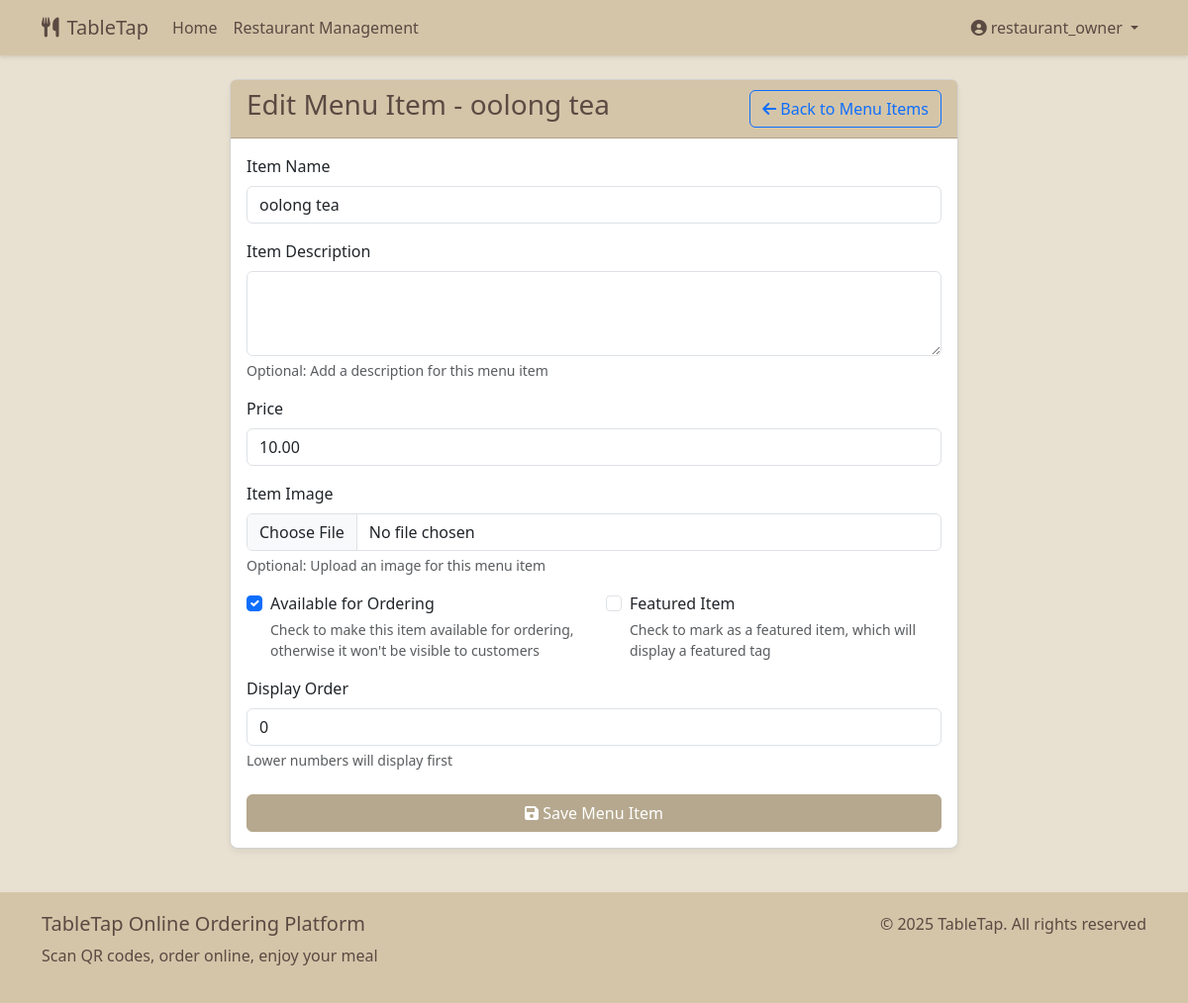
/menu/item/1/update/ (signed in), run on the app's committed database.
### user/models.py (models this page shows, shortened)
class User(AbstractUser):
    USER_TYPE_CHOICES = (
        ('customer', 'Customer'),
        ('restaurant', 'Restaurant Owner'),
        ('admin', 'Administrator'),
    )
    user_type = models.CharField('User Type', max_length=10, choices=USER_TYPE_CHOICES, default='customer')
    phone = models.CharField('Phone Number', max_length=15, blank=True)
    class Meta:
        verbose_name = 'User'
        verbose_name_plural = 'Users'
    @property
    def is_restaurant_owner(self):
        return self.user_type == 'restaurant'

### menu/models.py (models this page shows, shortened)
class MenuItem(models.Model):
    category = models.ForeignKey(Category, on_delete=models.CASCADE, related_name='items')
    name = models.CharField('Item Name', max_length=100)
    description = models.TextField('Item Description', blank=True)
    price = models.DecimalField('Price', max_digits=10, decimal_places=2)
    image = models.ImageField('Item Image', upload_to='menu_items/', blank=True, null=True)
    is_available = models.BooleanField('Available', default=True)
    is_featured = models.BooleanField('Featured', default=False)
    order = models.PositiveSmallIntegerField('Order', default=0)
    created_at = models.DateTimeField('Created Time', auto_now_add=True)
    updated_at = models.DateTimeField('Updated Time', auto_now=True)
    class Meta:
        verbose_name = 'Menu Item'
        verbose_name_plural = 'Menu Items'
        ordering = ['order', 'id']

### menu/views.py (the view)
# urls.py: path('item/<int:item_id>/update/', views.menu_item_update, name='menu_item_update'),
@login_required
def menu_item_update(request, item_id):
    item = get_object_or_404(MenuItem, id=item_id)
    category = item.category
    menu = category.menu
    restaurant = menu.restaurant
    if request.user != restaurant.owner and not request.user.is_superuser:
        return HttpResponseForbidden("You do not have permission to access this page")
    if request.method == 'POST':
        form = MenuItemForm(request.POST, request.FILES, instance=item)
        if form.is_valid():
            form.save()
            return redirect('menu:menu_item_list', category_id=category.id)
    else:
        form = MenuItemForm(instance=item)
    return render(request, 'menu/menu_item_form.html', {
        'form': form,
        'restaurant': restaurant,
        'menu': menu,
        'category': category,
        'item': item
    })

### menu/forms.py
class MenuItemForm(forms.ModelForm):
    class Meta:
        model = MenuItem
        fields = ['name', 'description', 'price', 'image', 'is_available', 'is_featured', 'order']
        widgets = {
            'name': forms.TextInput(attrs={'class': 'form-control'}),
            'description': forms.Textarea(attrs={'class': 'form-control', 'rows': 3}),
            'price': forms.NumberInput(attrs={'class': 'form-control'}),
            'image': forms.FileInput(attrs={'class': 'form-control'}),
            'is_available': forms.CheckboxInput(attrs={'class': 'form-check-input'}),
            'is_featured': forms.CheckboxInput(attrs={'class': 'form-check-input'}),
            'order': forms.NumberInput(attrs={'class': 'form-control'}),
        }

### templates/menu/menu_item_form.html (shortened to what this page needs)
{% extends 'base.html' %}
{% block content %}
<div class="row">
    <div class="col-md-8 offset-md-2">
        <div class="card">
            <div class="card-header">
                <div class="d-flex justify-content-between align-items-center">
                    <h3>{% if item %}Edit Menu Item - {{ item.name }}{% else %}Add Menu Item{% endif %}</h3>
                    <a href="{% url 'menu:menu_item_list' category.id %}" class="btn btn-outline-primary">
                        <i class="fas fa-arrow-left"></i> Back to Menu Items
                    </a>
                </div>
            </div>
            <div class="card-body">
                <form method="post" enctype="multipart/form-data">
                    <div class="mb-3">
                        <label for="{{ form.name.id_for_label }}" class="form-label">Item Name</label>
                        {{ form.name }}
                    </div>
                    <div class="mb-3">
                        <label for="{{ form.description.id_for_label }}" class="form-label">Item Description</label>
                        {{ form.description }}
                        <div class="form-text">Optional: Add a description for this menu item</div>
                    </div>
                    <div class="mb-3">
                        <label for="{{ form.price.id_for_label }}" class="form-label">Price</label>
                        {{ form.price }}
                    </div>
                    <div class="mb-3">
                        <label for="{{ form.image.id_for_label }}" class="form-label">Item Image</label>
                        {{ form.image }}
                        <div class="form-text">Optional: Upload an image for this menu item</div>
                    </div>
                    <div class="row">
                        <div class="col-md-6">
                            <div class="mb-3 form-check">
                                {{ form.is_available }}
                                <label class="form-check-label" for="{{ form.is_available.id_for_label }}">
                                    Available for Ordering
                                </label>
                                <div class="form-text">Check to make this item available for ordering, otherwise it won't be visible to customers</div>
                            </div>
                        </div>
                        <div class="col-md-6">
                            <div class="mb-3 form-check">
                                {{ form.is_featured }}
                                <label class="form-check-label" for="{{ form.is_featured.id_for_label }}">
                                    Featured Item
                                </label>
                                <div class="form-text">Check to mark as a featured item, which will display a featured tag</div>
                            </div>
                        </div>
                    </div>
                    <div class="mb-3">
                        <label for="{{ form.order.id_for_label }}" class="form-label">Display Order</label>
                        {{ form.order }}
                        <div class="form-text">Lower numbers will display first</div>
                    </div>
                    <div class="d-grid gap-2 mt-4">
                        <button type="submit" class="btn btn-primary">
                            <i class="fas fa-save"></i> Save Menu Item
                        </button>
                    </div>
                </form>
            </div>
        </div>
    </div>
</div>
{% endblock %}

### templates/base.html (shortened to what this page needs)
<!DOCTYPE html>
<html lang="en">
<head>
    <link href="https://cdn.jsdelivr.net/npm/bootstrap@5.3.0/dist/css/bootstrap.min.css" rel="stylesheet">
    <link rel="stylesheet" href="https://cdnjs.cloudflare.com/ajax/libs/font-awesome/6.0.0/css/all.min.css">
</head>
<body class="paper-texture">
    <nav class="navbar navbar-expand-lg navbar-light mb-4">
        <div class="container">
            <a class="navbar-brand" href="{% url 'restaurant:home' %}">
                <i class="fas fa-utensils me-2"></i>TableTap
            </a>
            <div class="collapse navbar-collapse" id="navbarNav">
                <ul class="navbar-nav me-auto">
                    <li class="nav-item">
                        <a class="nav-link" href="{% url 'restaurant:home' %}">Home</a>
                    </li>
                    {% if user.is_authenticated %}
                        {% if user.is_restaurant_owner %}
                        <li class="nav-item">
                            <a class="nav-link" href="{% url 'restaurant:dashboard' %}">Restaurant Management</a>
                        </li>
                        {% endif %}
                    {% endif %}
                </ul>
                <ul class="navbar-nav">
                    {% if user.is_authenticated %}
                        <li class="nav-item dropdown">
                            <a class="nav-link dropdown-toggle" href="#" id="navbarDropdown" role="button" data-bs-toggle="dropdown">
                                <i class="fas fa-user-circle me-1"></i>{{ user.username }}
                            </a>
                        </li>
                    {% endif %}
                </ul>
            </div>
        </div>
    </nav>
    <div class="container my-4">
        {% block content %}{% endblock %}
    </div>
    <footer class="footer mt-auto">
        <div class="container">
            <div class="row">
                <div class="col-md-6">
                    <h5>TableTap Online Ordering Platform</h5>
                    <p>Scan QR codes, order online, enjoy your meal</p>
                </div>
                <div class="col-md-6 text-md-end">
                    <p>&copy; {% now "Y" %} TableTap. All rights reserved</p>
                </div>
            </div>
        </div>
    </footer>
</body>
</html>

### templates/base.html (style rules this page uses)
:root { --kraft-color: #d4c5a9; --kraft-dark: #b5a88e; --kraft-light: #e8e0d0; --kraft-text: #5a4a42; }
body { background-color: var(--kraft-light); color: var(--kraft-text); font-family: 'Segoe UI', Tahoma, Geneva, Verdana, sans-serif; }
.navbar { background-color: var(--kraft-color); box-shadow: 0 2px 4px rgba(0,0,0,0.1); }
.navbar-brand, .nav-link { color: var(--kraft-text); }
.btn-primary { background-color: var(--kraft-dark); border-color: var(--kraft-dark); color: white; }
.card { background-color: white; border-radius: 8px; box-shadow: 0 4px 6px rgba(0,0,0,0.05); margin-bottom: 20px; }
.card-header { background-color: var(--kraft-color); color: var(--kraft-text); font-weight: bold; }
.footer { background-color: var(--kraft-color); color: var(--kraft-text); padding: 20px 0; margin-top: 30px; }
.paper-texture { position: relative; }
.paper-texture::before { content: ""; position: absolute; top: 0; left: 0; width: 100%; height: 100%; opacity: 0.1; pointer-events: none; }

### data on the page
User: username "restaurant_owner"
MenuItem: name "oolong tea", price "10.00", is_available "☑", order "0"
